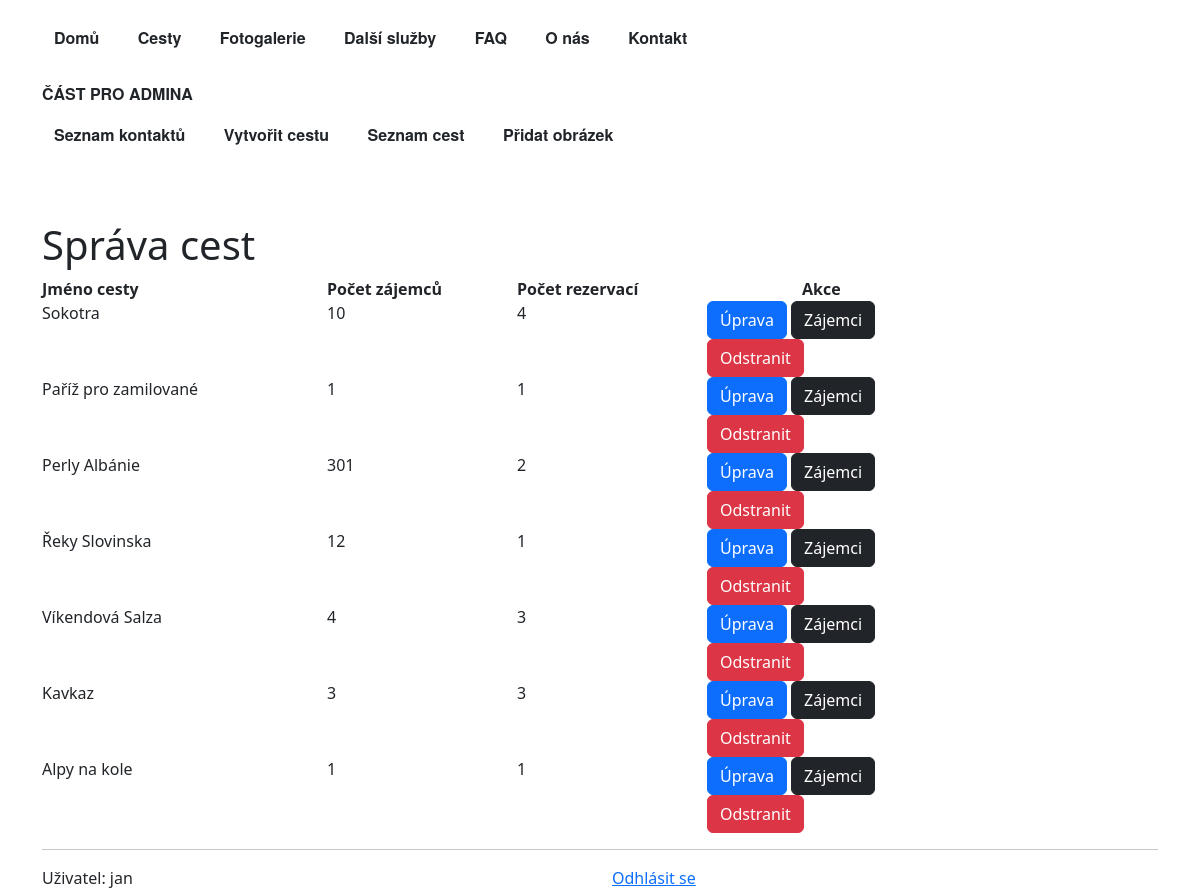
Page /webapp/trip-list/ (signed in) on the committed database.
### webapp/models.py (models this page shows, shortened)
class Trip(models.Model):
    trip_id = models.AutoField(primary_key=True)
    trip_name = models.CharField(max_length=256)
    trip_short_description = models.TextField(null=True, blank=True)
    trip_description = models.TextField(null=True, blank=True)
    start_time = models.CharField(null=True, blank=True, max_length=30) #not date field at the clients request
    end_time = models.CharField(null=True, blank=True, max_length=30) #vague dates preferred - start of june
    price = models.IntegerField(null=True, blank=True)
    image = models.ImageField(upload_to='', null=True, blank=True)
    thumbnail = models.ImageField(upload_to='', null=True, blank=True)
    @property
    def customer_count(self):
        return sum((number.customer_count or 1) for number in self.customer_trip.all())
    @property
    def reservation_count(self):
        return self.customer_trip.all().count()

class Customer(models.Model):
    customer_id = models.AutoField(primary_key=True)
    customer_first_name = models.CharField(max_length=64)
    customer_last_name = models.CharField(max_length=64)
    customer_count = models.PositiveIntegerField(default=1, validators=[MaxValueValidator(30)],)
    customer_email = models.EmailField(null=True, blank=True)
    customer_phone = models.CharField(max_length=14, null=True, blank=True, validators=[MinLengthValidator(9)])
    customer_message = models.TextField(null=True, blank=True)
    customer_trip = models.ForeignKey('Trip', on_delete=models.CASCADE,
                                      null=True, blank=True, related_name='customer_trip')
    created = models.DateTimeField(auto_now_add=True)
    objects = CustomerManager()

### webapp/views.py (the view)
# urls.py: path("trip-list/", TripListingView.as_view(), name="trip_list"),
class TripListingView(LoginRequiredMixin, ListView):
    template_name= "trip_list.html"
    model = Trip
    def get_context_data(self, *, object_list=None, **kwargs):
        context = super().get_context_data(object_list=object_list, **kwargs)
        context["customers"] = Customer.objects.all()
        return context

### webapp/models.py (called while the page is built)
    def get_queryset(self):
        return CustomerQuerySet(self.model, using=self._db)

### webapp/templates/trip_list.html (shortened to what this page needs)
{% extends "base_with_bootstrap.html" %}
{% load bootstrap5 %}
{% block hlavni_nadpis %} Správa cest{% endblock %}
{% block content %}
    <div class="row">
        <div class="col-3"><b>Jméno cesty</b></div>
        <div class="col-2"><b>Počet zájemců</b></div>
        <div class="col-2"><b>Počet rezervací</b></div>
        <div class="col-2 offset-1"><b>Akce</b></div>
    </div>
    {% for trip in object_list%}
    <div class="row">
        <div class="col-3">{{trip.trip_name}}</div>
        <div class="col-2">{{trip.customer_count}}</div>
        <div class="col-2">{{trip.reservation_count}}</div>
         <div class="col-3">
            <a href="{% url 'webapp:trip_update' trip.pk %}" class="btn btn-primary"> Úprava </a>
             <a href="{% url 'webapp:trip_detail_admin' trip.pk %}" class=" btn btn-dark"> Zájemci </a>
             <a href="{% url 'webapp:trip_delete' trip.pk %}" class=" btn btn-danger"> Odstranit </a>
         </div>
    </div>
    {% endfor %}
{% endblock %}

### webapp/templates/snippets/user_info.html
<hr>
<div class="row">
    <div class="col">
        Uživatel:
        {% if user.is_authenticated %}
            {{ user }}
        {% else %}
            (nepřihlášený)
        {% endif %}
    </div>
    <div class="col">
    {%  if user.is_authenticated %}
        <a href="{% url 'yes_no_confirmation' %}">Odhlásit se</a>
    {% else %}
        <a href="{% url 'login' %}">Přihlásit se</a>
    {% endif %}
    </div>
</div>

### rows in the picture
Trip: trip_name "Sokotra", customer_count "10", reservation_count "4"
Trip: trip_name "Paříž pro zamilované", customer_count "1", reservation_count "1"
Trip: trip_name "Perly Albánie", customer_count "301", reservation_count "2"
Trip: trip_name "Řeky Slovinska", customer_count "12", reservation_count "1"
Trip: trip_name "Víkendová Salza", customer_count "4", reservation_count "3"
Trip: trip_name "Kavkaz", customer_count "3", reservation_count "3"
Trip: trip_name "Alpy na kole", customer_count "1", reservation_count "1"

### other values in the picture
{{ user }} "jan"
